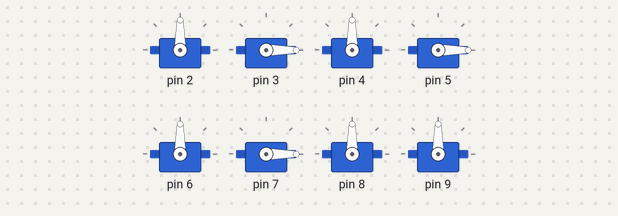
Recording of a sketch running on a simulated Arduino Uno, built with avr-gcc and run on an emulated ATmega328P. On the bench: 8 × servo.

Above: at 0.2 s.
At 3.55 s:
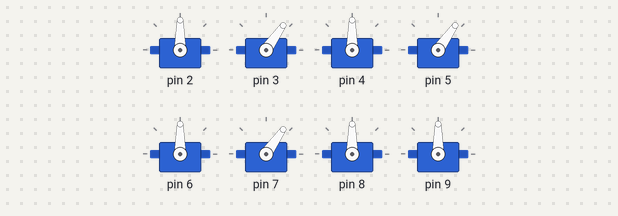
At 5.25 s:
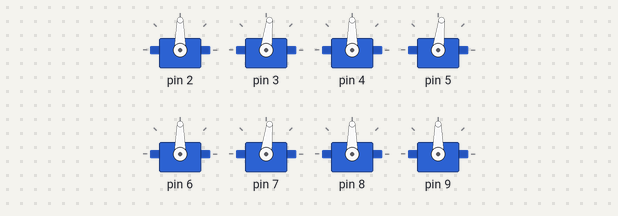
At 6.95 s:
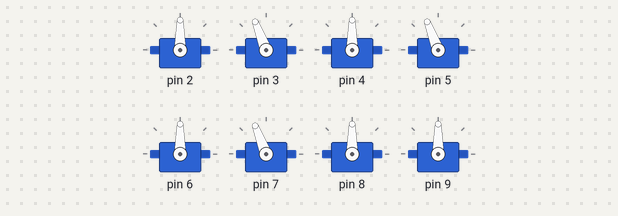
At 10.3 s:
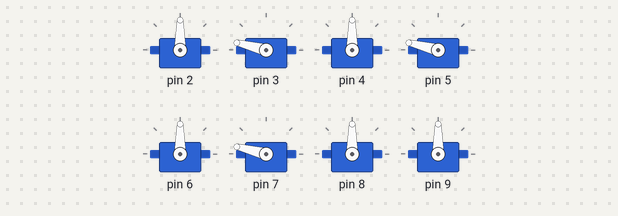
At 13.7 s:
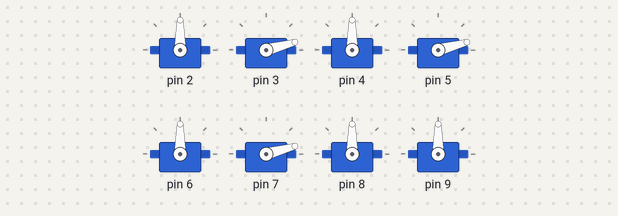
Timing chart, 0 to 18.1 s (numbered marks = the images above):
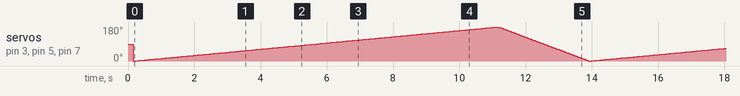

The sketch:

final_servo_code.ino
```cpp
# include <Servo.h>

Servo s[8] ;

            //          s0  s1  s2  s3  s4  s5  s6  s7
const int sleepV [8] = {50, 70, 20, 60, 55, 70, 10, 70} ;
const int standV [8] = {40, 30, 35, 30, 35, 30, 30, 30} ;

int curr [8] =   {0, 0, 0, 0 ,0, 0, 0, 0} ;

void servo_sleep() ;
void four_leg_dance() ;
void setup() {
  // put your setup code here, to run once:
  // -----------------
  // leg 1

  s[0].attach(2) ;
  delay(20) ;
  s[1].attach(3) ;
  delay(20) ;

// -----------------
  // leg 2

  s[2].attach(4) ;
  delay(20) ;
  s[3].attach(5) ;
  delay(20) ;

// ----------------
  // leg 3
  s[4].attach(6) ;
  delay(20) ;
  s[5].attach(7) ;
  delay(20) ;

// -----------------
  // leg 4
  s[6].attach(8) ;
  delay(20) ;
  s[7].attach(9) ;
  delay(20) ;
}

void loop() {
  // put your main code here, to run repeatedly:
  // servo_sleep() ;

  // int c = s[1].read() ;

  // for (int i = 70 ; i >= c; i-- ) {
  //     s[1].write(i) ;
  //     delay(10) ;
  // }

  four_leg_dance() ;
}

void servo_sleep() {

    for (int i = 0 ; i < 8; i++) {
        curr[i] = s[i].read() ;
        for (int j = curr[i]; j < sleepV[i]; j++) {

            s[i].write(j) ;
            delay(20) ;
        }
    }
}

void normal_sleep() {


}

void four_leg_dance() {
  for (int pos = 0; pos <= 180; pos += 1) {

    for(int i = 1 ; i < 8; i+= 2) {
      s[1].write(pos) ;
      s[3].write(pos) ;
      s[5].write(pos) ;
      delay(15);                       // waits 15 ms for the servo to reach the position
    }
  }
  for (int pos = 180; pos >= 0; pos -= 1) { // goes from 180 degrees to 0 degrees
  //  for(int i = 1 ; i < 8; i+= 2) {
  //     s[i].write(pos);              // tell servo to go to position in variable 'pos'
  //     delay(15);                       // waits 15 ms for the servo to reach the position
  //   }
    s[1].write(pos) ;
    s[3].write(pos) ;
    s[5].write(pos) ;
    delay(15) ;
  }
}
```
